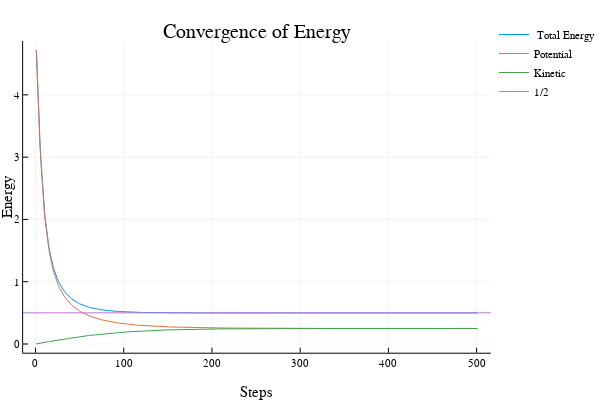

Here is the notebook cell this chart was saved with:
### Markdown cell above
The Energy of the system converges to $1/2 \hbar \omega$, which in this case is just 1/2.  The potential and kinetic energy each contribute to half of the total energy.

### Code cell
plot(E,label=" Total Energy")
plot!(Ex,label="Potential")
plot!(Ek,label="Kinetic")
hline!([1/2],label="1/2")

plot!(xlabel="Steps",ylabel="Energy",title="Convergence of Energy")

### Figure 1 — Plotly figure (JSON) as saved in the notebook; plotly's stock layout.template omitted (floating-point values rounded to 4 significant figures; data arrays with more than 128 entries replaced by an {"elided": "..."} marker saying what was removed)
{"data": [{"colorbar": {"title": ""}, "hoverinfo": "text", "legendgroup": " Total Energy", "line": {"color": "rgba(0, 154, 250, 1.000)", "dash": "solid", "shape": "linear", "width": 1}, "mode": "lines", "name": " Total Energy", "showlegend": true, "text": {"elided": "501 null values"}, "type": "scatter", "x": {"elided": "501 int values"}, "xaxis": "x1", "y": {"elided": "501 float values"}, "yaxis": "y1", "zmax": 0.1, "zmin": -0.1}, {"colorbar": {"title": ""}, "hoverinfo": "text", "legendgroup": "Potential", "line": {"color": "rgba(227, 111, 71, 1.000)", "dash": "solid", "shape": "linear", "width": 1}, "mode": "lines", "name": "Potential", "showlegend": true, "text": {"elided": "501 null values"}, "type": "scatter", "x": {"elided": "501 int values"}, "xaxis": "x1", "y": {"elided": "501 float values"}, "yaxis": "y1", "zmax": 0.1, "zmin": -0.1}, {"colorbar": {"title": ""}, "hoverinfo": "text", "legendgroup": "Kinetic", "line": {"color": "rgba(62, 164, 78, 1.000)", "dash": "solid", "shape": "linear", "width": 1}, "mode": "lines", "name": "Kinetic", "showlegend": true, "text": {"elided": "501 null values"}, "type": "scatter", "x": {"elided": "501 int values"}, "xaxis": "x1", "y": {"elided": "501 float values"}, "yaxis": "y1", "zmax": 0.1, "zmin": -0.1}, {"colorbar": {"title": ""}, "hoverinfo": "text", "legendgroup": "1/2", "line": {"color": "rgba(195, 113, 210, 1.000)", "dash": "solid", "shape": "linear", "width": 1}, "mode": "lines", "name": "1/2", "showlegend": true, "text": [null, null], "type": "scatter", "x": [-53014, 53516], "xaxis": "x1", "y": [0.5, 0.5], "yaxis": "y1", "zmax": 0.1, "zmin": -0.1}], "layout": {"annotations": [{"font": {"color": "rgba(0, 0, 0, 1.000)", "family": "sans-serif", "size": 20}, "rotation": 0, "showarrow": false, "text": "Convergence of Energy", "x": 0.5201, "xanchor": "center", "xref": "paper", "y": 1, "yanchor": "top", "yref": "paper"}], "height": 400, "legend": {"bgcolor": "rgba(255, 255, 255, 1.000)", "bordercolor": "rgba(0, 0, 0, 1.000)", "font": {"color": "rgba(0, 0, 0, 1.000)", "family": "sans-serif", "size": 11}, "tracegroupgap": 0, "x": 1, "y": 1}, "margin": {"b": 20, "l": 0, "r": 0, "t": 20}, "paper_bgcolor": "rgba(255, 255, 255, 1.000)", "plot_bgcolor": "rgba(255, 255, 255, 1.000)", "showlegend": true, "width": 600, "xaxis": {"anchor": "y1", "domain": [0.04684, 0.9934], "gridcolor": "rgba(0, 0, 0, 0.100)", "gridwidth": 0.5, "linecolor": "rgba(0, 0, 0, 1.000)", "mirror": false, "range": [-14, 516], "showgrid": true, "showline": true, "showticklabels": true, "tickangle": 0, "tickcolor": "rgb(0, 0, 0)", "tickfont": {"color": "rgba(0, 0, 0, 1.000)", "family": "sans-serif", "size": 11}, "tickmode": "array", "ticks": "inside", "ticktext": ["0", "100", "200", "300", "400", "500"], "tickvals": [0, 100, 200, 300, 400, 500], "title": "Steps", "titlefont": {"color": "rgba(0, 0, 0, 1.000)", "family": "sans-serif", "size": 15}, "type": "-", "visible": true, "zeroline": false, "zerolinecolor": "rgba(0, 0, 0, 1.000)"}, "yaxis": {"anchor": "x1", "domain": [0.07581, 0.9415], "gridcolor": "rgba(0, 0, 0, 0.100)", "gridwidth": 0.5, "linecolor": "rgba(0, 0, 0, 1.000)", "mirror": false, "range": [-0.1398, 4.864], "showgrid": true, "showline": true, "showticklabels": true, "tickangle": 0, "tickcolor": "rgb(0, 0, 0)", "tickfont": {"color": "rgba(0, 0, 0, 1.000)", "family": "sans-serif", "size": 11}, "tickmode": "array", "ticks": "inside", "ticktext": ["0", "1", "2", "3", "4"], "tickvals": [0, 1, 2, 3, 4], "title": "Energy", "titlefont": {"color": "rgba(0, 0, 0, 1.000)", "family": "sans-serif", "size": 15}, "type": "-", "visible": true, "zeroline": false, "zerolinecolor": "rgba(0, 0, 0, 1.000)"}}}
